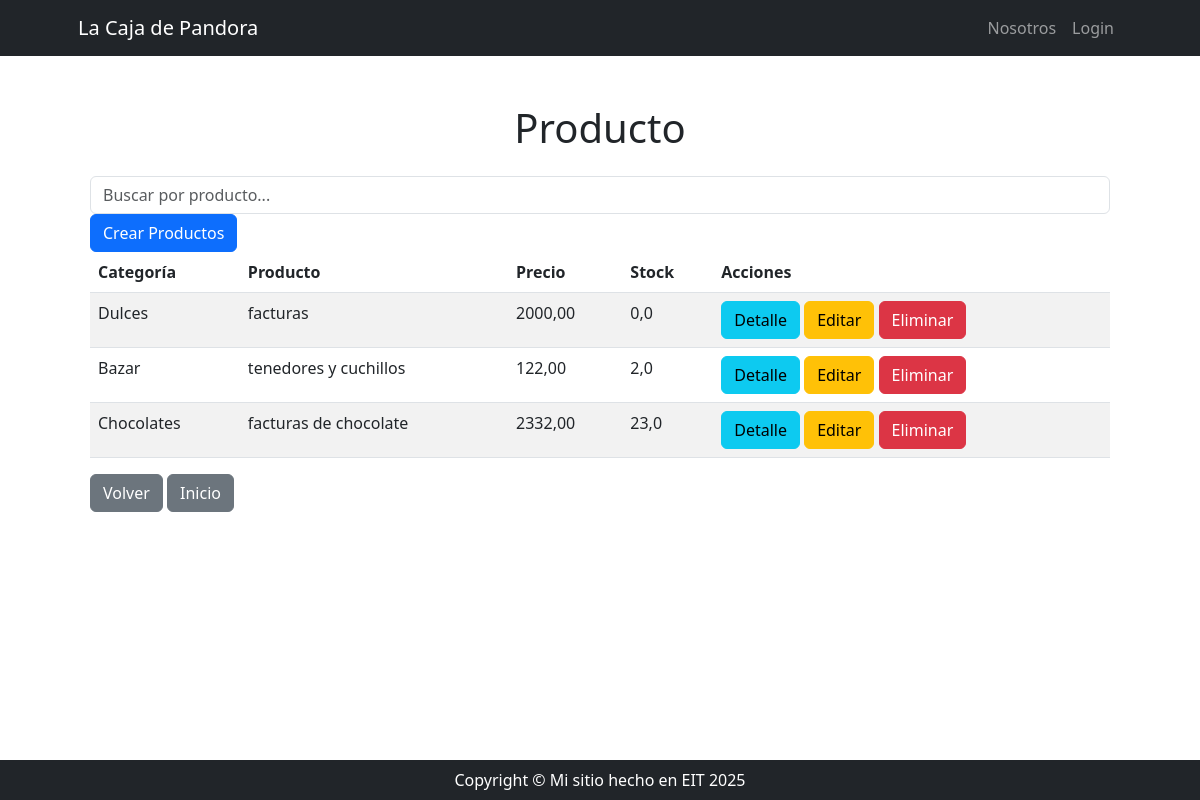
Before: /producto/producto/list/ with the older database file.
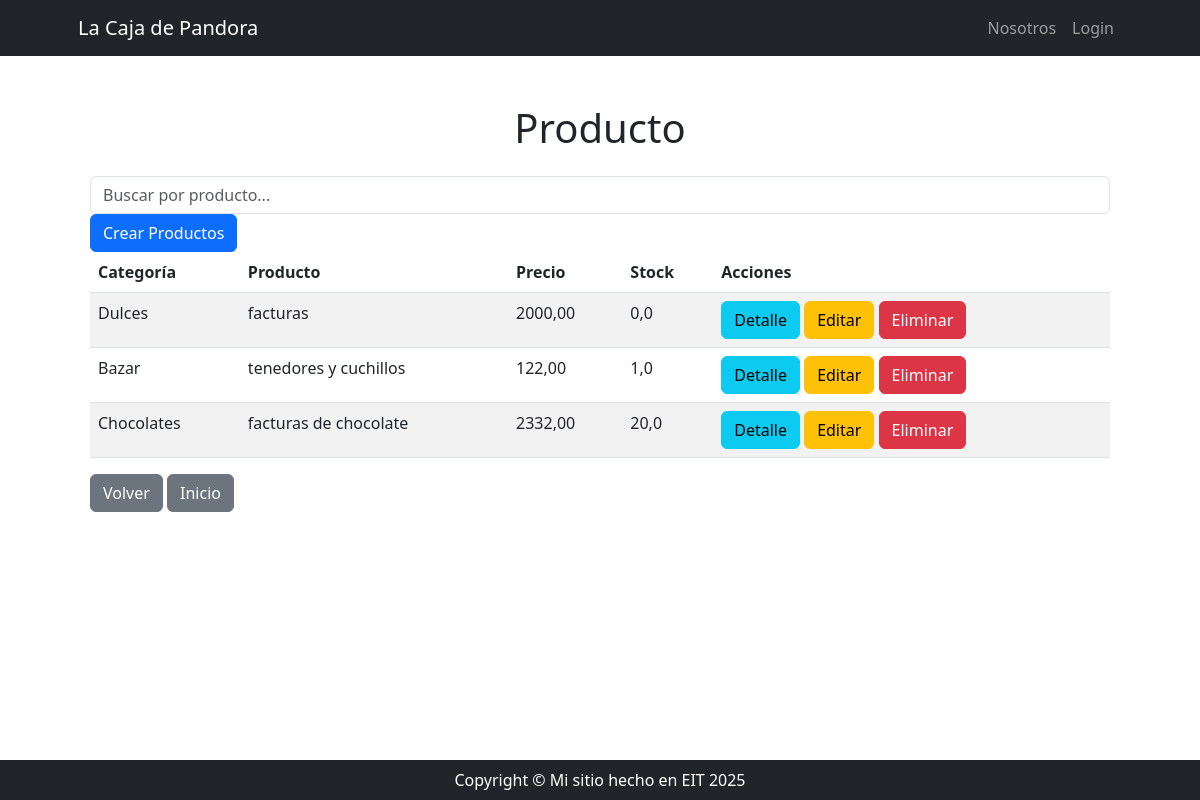
After: the same page with the newer database file.
### producto/models.py (models this page shows, shortened)
class Producto(models.Model):
    categoria = models.ForeignKey(
        Categoria, on_delete=models.SET_NULL, null=True, blank=True, verbose_name='categoría'
    )
    nombre = models.CharField(max_length=100, db_index=True)
    descripcion = models.TextField(verbose_name='descripción', null=True, blank=True)
    precio = models.DecimalField(max_digits=10, decimal_places=2)
    stock = models.FloatField()
    class Meta:
        unique_together = ('categoria', 'nombre')
        verbose_name = 'producto'
        verbose_name_plural = 'productos'

class Categoria(models.Model):
    nombre = models.CharField(max_length=100, unique=True)
    descripcion = models.TextField(verbose_name='descripción', null=True, blank=True)
    def __str__(self) -> str:
        return self.nombre
    class Meta:
        ordering = ['nombre']
        verbose_name = 'categoría de productos'
        verbose_name_plural = 'categorías de productos'

### producto/views_models/producto.py (the view)
# urls.py: path('producto/list/', producto.ProductoListView.as_view(), name='producto_list'),
@method_decorator(login_not_required, name='dispatch')
class ProductoListView(ListView):
    model = Producto
    def get_queryset(self):
        busqueda = self.request.GET.get('busqueda')
        if busqueda:
            queryset = Producto.objects.filter(nombre__icontains=busqueda)
        else:
            queryset = Producto.objects.all()
        return queryset

### producto/templates/producto/producto_list.html
{% extends 'core/base.html' %}
{% block content %}
<div class="container mt-5">
    <h1 class="text-center mb-4">Producto</h1>
    <form method="get">
        <input type="text" name="busqueda" placeholder="Buscar por producto..." class="form-control">
    </form>
    <a href="{% url 'producto:producto_create' %}">
        <button class="btn btn-primary">Crear Productos</button>
    </a>
    <div class="row">
        <div class="col-md-12">
            <table class="table table-striped">
                <thead>
                    <tr>
                        <th>Categoría</th>
                        <th>Producto</th>
                        <th>Precio</th>
                        <th>Stock</th>
                        <th>Acciones</th>
                    </tr>
                </thead>
                <tbody>
                    {% for producto in object_list %}
                        <tr>
                            {% if producto.categoria %}
                                <td>{{ producto.categoria }} </td>
                            {% else %}
                                <td></td>
                            {% endif %}
                            <td>{{ producto.nombre }} </td>
                            <td>{{ producto.precio }} </td>
                            <td>{{ producto.stock }} </td>
                            <td>
                                <a href="{% url 'producto:producto_detail' producto.id %}"><button class="btn btn-info">Detalle</button></a>
                                <a href="{% url 'producto:producto_update' producto.id %}"><button class="btn btn-warning">Editar</button></a>
                                <a href="{% url 'producto:producto_delete' producto.id %}"><button class="btn btn-danger">Eliminar</button></a>
                            </td>
                        </tr>
                    {% empty %}
                        <tr>
                            <td colspan="5">No hay datos disponibles</td>
                        </tr>
                    {% endfor %}
                </tbody>
            </table>
        </div>
    </div>
    <a href="{% url 'producto:index' %}"><button class="btn btn-secondary">Volver</button></a>
    <a href="{% url 'core:index' %}"><button class="btn btn-secondary">Inicio</button></a>
</div>
{% endblock %}

Changed rows visible on the page:
changed Producto "tenedores y cuchillos": stock "2,0" → "1,0"
changed Producto "facturas de chocolate": stock "23,0" → "20,0"
